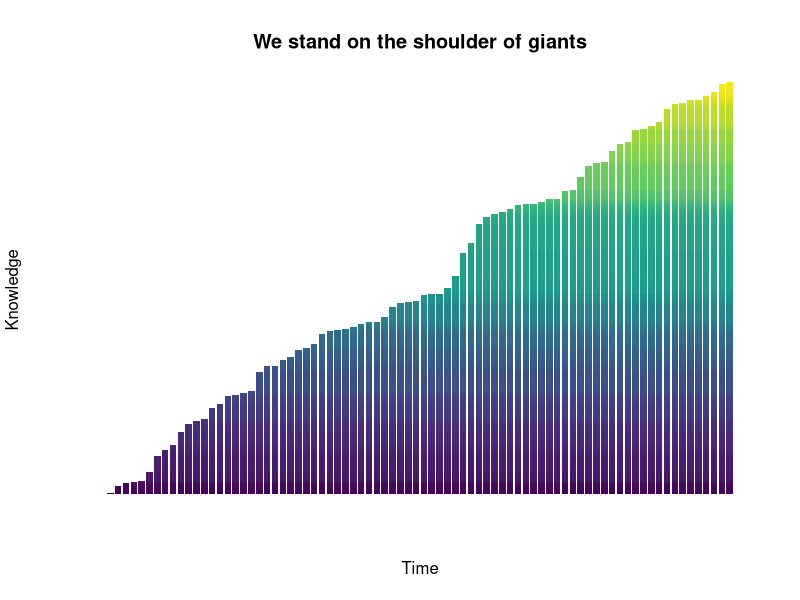
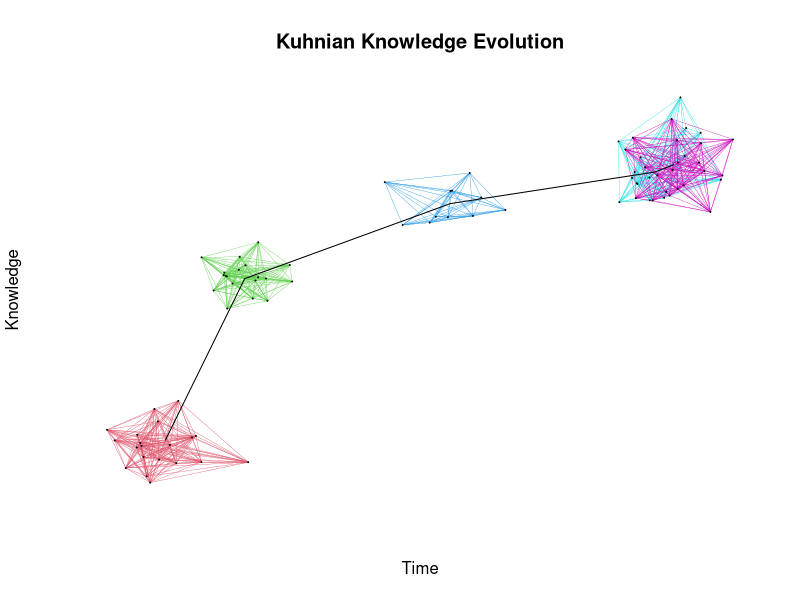

Source code (R) for these figures, in order:
# Load necessary library
library(viridis)

# Generate data for Kuhnian knowledge (non-cumulative)
set.seed(250221)

# Generate data for Newtonian (incremental knowledge)
time <- 80  # Time points
knowledge <- rexp(time,2)
newtonian_df <- matrix(rep(knowledge, times = time), nrow = time, ncol = time )
newtonian_df[lower.tri(newtonian_df)] <- 0

png("figures/newton.png", 
    width     = 3.25,
    height    = 3.25,
    units     = "in",
    res       = 1200,
    pointsize = 10)
barplot(newtonian_df, 
        col = viridis(time), 
        axes = FALSE, 
        border = NA, 
        xlab = "Time", 
        ylab = "Knowledge", 
        main = "We stand on the shoulder of giants")
dev.off()

#simulate communities
sci_com_n <- 5 #number of scientific communities
max_com_size <- 20
min_com_size <- round(max_com_size/2) 
# com_time <- runif(sci_com_n,0,time) # mean historical time of sci_com
# com_time <- com_time[order(com_time)] # ordered
increment_com_time <- rexp(sci_com_n,0.05)
com_time <- cumsum(increment_com_time) 
scientists_n <- sample(min_com_size:max_com_size, size =  sci_com_n, replace = TRUE) # number of scientist per com
increment_com_knowledge <- rexp(sci_com_n,2)
com_knowledge <- cumsum(increment_com_knowledge)
com <- data.frame(1:sci_com_n, scientists_n)
scientist <- matrix( data = NA, nrow = sum(scientists_n), ncol = 3)

sc <-list()
for(i in 1:sci_com_n) sc[[i]] <- rep(com[i,1], times = com[i,2])

s_comm <- unlist(sc)
scientist <- data.frame(s_com = s_comm, s_time = NA, s_knowledge = NA)


for(i in 1:length(s_comm)){
  scientist[i,2] <- rnorm(1,com_time[scientist[i,1]],6)
  scientist[i,3] <- rnorm(1,com_knowledge[scientist[i,1]],0.1)
}

# Plot Kuhnian knowledge evolution

png("figures/Kuhn.png", 
    width     = 3.25,
    height    = 3.25,
    units     = "in",
    res       = 1200,
    pointsize = 10)

with(scientist,{
  plot(NULL, bty = "n",
       xlim = c(min(s_time), max(s_time)), 
       ylim = c(min(s_knowledge), max(s_knowledge)),
       xaxt = "n",
       yaxt = "n",
       xlab = "Time", 
       ylab = "Knowledge", 
       main = "Kuhnian Knowledge Evolution")
  
})


with(scientist,{
for(i in 1:sci_com_n){ 
  x0 <- s_time[s_com == i]
  y0 <- s_knowledge[s_com == i]
  x1 <- s_time[s_com == i]
  y1 <- s_knowledge[s_com == i]
  for(j in 1:length(x0)){
    for(k in 1:length(y0)){
      segments(x0[j], y0[j] , x1[k] , y1[k], 
               col = i+1, lwd = 0.2)
    } }}})


lines(com_time, com_knowledge, lwd = 1)

with(scientist,{
  points(s_time, s_knowledge, pch = 20, cex = 0.1)
})
dev.off()

